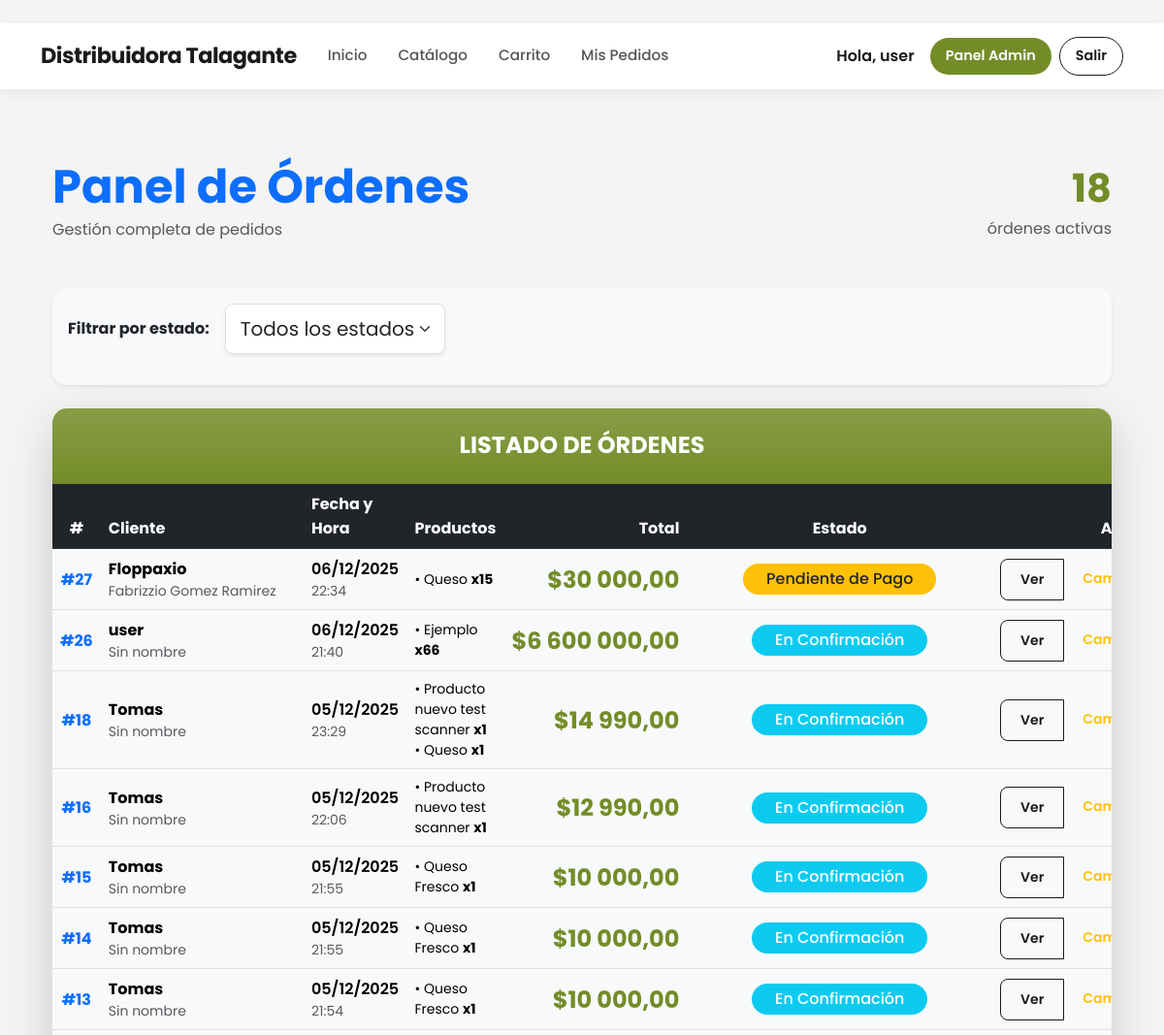
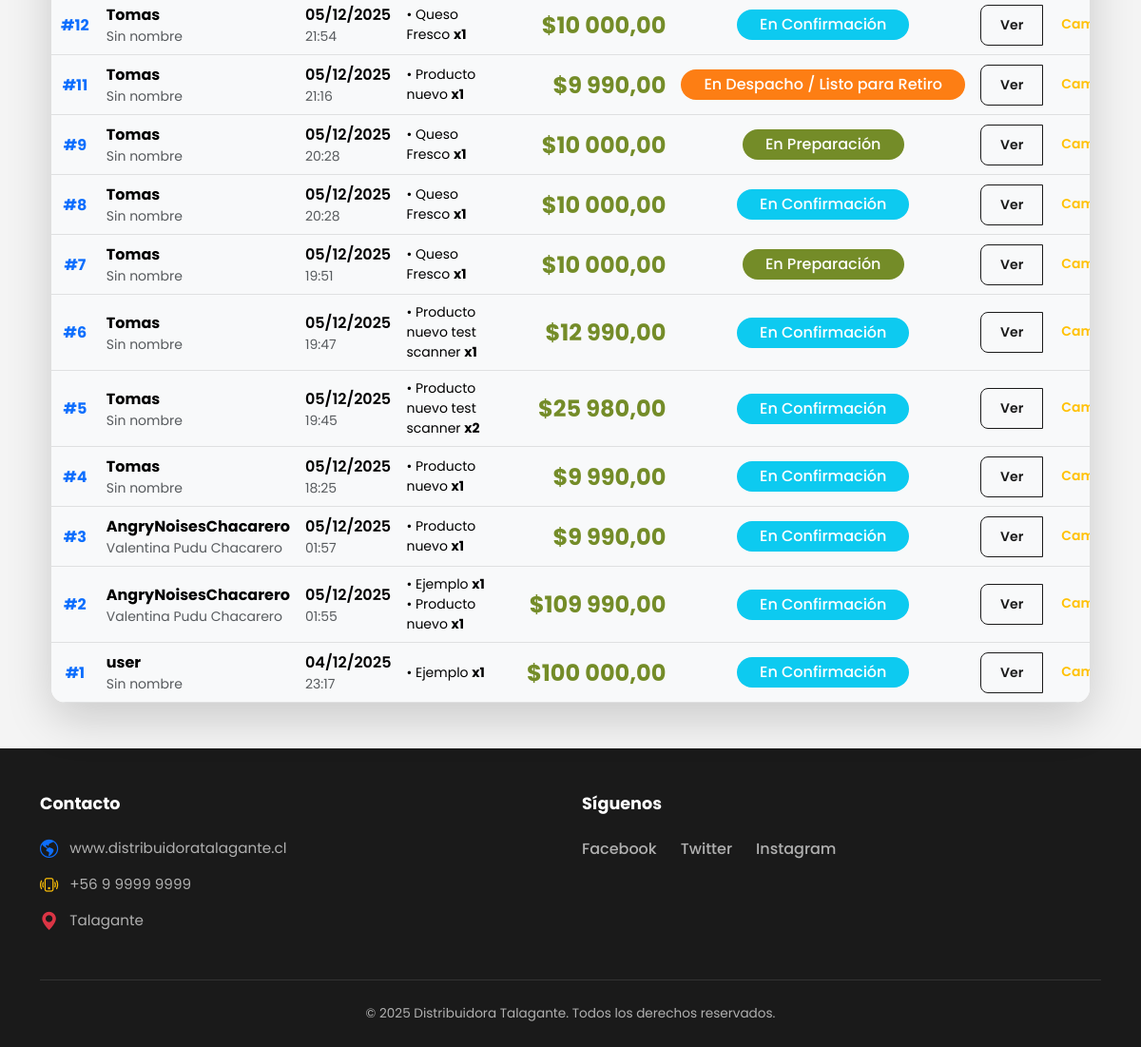
The page /panel/ (signed in) on the database its author committed (2 pictures, top to bottom).
### core/models.py (models this page shows, shortened)
class Orden(models.Model):
    ESTADOS = [
        ('pendiente', 'Pendiente de Pago'),
        ('confirmacion', 'En Confirmación'),
        ('preparacion', 'En Preparación'),
        ('despacho', 'En Despacho / Listo para Retiro'),
        ('cancelado', 'Cancelado'),
        ('completado', 'Completado'),
    ]
    METODOS_PAGO = [
        ('transferencia', 'Transferencia Bancaria'),
        ('efectivo', 'Pago en Efectivo (Retiro)'),
    ]
    usuario = models.ForeignKey(User, on_delete=models.CASCADE)
    fecha = models.DateTimeField(auto_now_add=True)
    estado = models.CharField(max_length=20, choices=ESTADOS, default='pendiente')
    total = models.DecimalField(max_digits=12, decimal_places=2)
    metodo_pago = models.CharField(max_length=20, choices=METODOS_PAGO, default='transferencia')
    instrucciones_transferencia = models.TextField(default="Realice transferencia a Cuenta Corriente XXXX-XXXX y envíe comprobante por WhatsApp.")
    comprobante = models.ImageField(upload_to='comprobantes/', blank=True, null=True, help_text="Foto del comprobante de pago")
    nota_comprobante = models.TextField(blank=True, null=True, help_text="Link o nota del comprobante (opcional)")
    mensaje_cliente = models.TextField(blank=True, help_text="Mensaje opcional del cliente")
    def get_whatsapp_link(self):
        if hasattr(self.usuario, 'perfil') and self.usuario.perfil.telefono:
            telefono = re.sub(r'[^\d]', '', self.usuario.perfil.telefono)
            if telefono.startswith('56') and len(telefono) == 11:
                telefono = telefono[2:]
            elif len(telefono) == 9:
                telefono = '56' + telefono
            else:
                telefono = telefono.lstrip('0')
            return f"https://wa.me/{telefono}"
        return "https://wa.me/56949071013"

class Perfil(models.Model):
    usuario = models.OneToOneField(User, on_delete=models.CASCADE, related_name='perfil')
    nombre = models.CharField("Nombre(s)", max_length=70)
    apellido_paterno = models.CharField("Apellido Paterno", max_length=50)
    apellido_materno = models.CharField("Apellido Materno", max_length=50, blank=True, null=True)
    rut = models.CharField(
        max_length=12,
        unique=True,
        validators=[RegexValidator(regex=r'^\d{7,8}-[\dKk]$', message='Formato RUT inválido')],
        help_text="Ejemplo: 11527103-2"
    )
    telefono = models.CharField(max_length=15, blank=True, null=True)
    es_admin = models.BooleanField(default=False)
    temp_token = models.CharField(max_length=100, blank=True, null=True)
    token_expira = models.DateTimeField(blank=True, null=True)
    def nombre_completo(self):
        if self.apellido_materno:
            return f"{self.nombre} {self.apellido_paterno} {self.apellido_materno}"
        return f"{self.nombre} {self.apellido_paterno}"
    nombre_completo.short_description = "Nombre Completo"
    class Meta:
        verbose_name_plural = "Perfiles"

class ItemOrden(models.Model):
    orden = models.ForeignKey(Orden, on_delete=models.CASCADE)
    producto = models.ForeignKey(Producto, on_delete=models.CASCADE)
    cantidad = models.PositiveIntegerField()
    precio = models.DecimalField(max_digits=10, decimal_places=2)

class Producto(models.Model):
    codigo_barras = models.CharField(max_length=50, unique=True, blank=True, null=True,help_text="Se genera automáticamente si lo dejas vacío")
    nombre = models.CharField(max_length=200)
    categoria = models.CharField(max_length=50, blank=True)
    descripcion = models.TextField(blank=True)
    unidad_medida = models.CharField(max_length=2, choices=UnidadMedida.choices, default=UnidadMedida.UN)
    stock = models.DecimalField(max_digits=12, decimal_places=3, default=Decimal('0.000'))
    precio = models.DecimalField(
        max_digits=10,
        decimal_places=0,
        default=0,
        verbose_name="Precio"
    )
    tamano_paquete = models.DecimalField(max_digits=10, decimal_places=3, default=Decimal('1.000'), help_text="Ej: 10 para caja de 10 unidades")
    producto_hijo = models.ForeignKey('self', on_delete=models.SET_NULL, null=True, blank=True, related_name='productos_padre')
    fecha_vencimiento = models.DateField(null=True, blank=True)
    imagen = models.ImageField(upload_to='productos/', blank=True, null=True)
    activo = models.BooleanField(default=True)
    creado_en = models.DateTimeField(auto_now_add=True)
    actualizado_en = models.DateTimeField(auto_now=True)

### core/views.py (the view)
# urls.py: path('panel/', views.admin_panel, name='admin_panel'),
@login_required
@user_passes_test(is_superuser)
def admin_panel(request):
    estado_filtro = request.GET.get('estado', '')
    ordenes = Orden.objects.all().select_related('usuario__perfil').prefetch_related('itemorden_set__producto').order_by('-fecha')
    if estado_filtro:
        ordenes = ordenes.filter(estado=estado_filtro)
    else:
        ordenes = ordenes.exclude(estado__in=['cancelado', 'completado'])
    from django.core.paginator import Paginator
    paginator = Paginator(ordenes, 25)
    page = request.GET.get('page')
    ordenes = paginator.get_page(page)
    context = {
        'ordenes': ordenes,
        'estado_filtro': estado_filtro,
    }
    return render(request, 'core/admin_panel.html', context)

### core/views.py (called while the page is built)
def is_superuser(user):
    return user.is_superuser

### core/templates/core/admin_panel.html (shortened to what this page needs)
{% extends "core/base.html" %}
{% load humanize %}
{% block content %}
<div class="container-fluid py-5">
    <div class="d-flex justify-content-between align-items-center mb-5">
        <div>
            <h1 class="display-5 fw-bold text-primary mb-1">
                Panel de Órdenes
            </h1>
            <p class="text-muted mb-0">Gestión completa de pedidos</p>
        </div>
        <div class="text-end">
            <div class="fs-1 fw-bold text-success">{{ ordenes|length }}</div>
            <div class="text-muted">órdenes activas</div>
        </div>
    </div>
    <div class="card border-0 shadow-sm mb-4">
        <div class="card-body bg-light">
            <form method="get" class="row g-3 align-items-center">
                <div class="col-auto">
                    <label class="form-label fw-bold text-dark mb-0">Filtrar por estado:</label>
                </div>
                <div class="col-auto">
                    <select name="estado" class="form-select form-select-lg shadow-sm" onchange="this.form.submit()">
                        <option value="">Todos los estados</option>
                    </select>
                </div>
            </form>
        </div>
    </div>
    <div class="card border-0 shadow-lg">
        <div class="card-header bg-gradient bg-primary text-white py-4">
            <h4 class="mb-0 text-center text-uppercase fw-bold">
                Listado de Órdenes
            </h4>
        </div>
        <div class="table-responsive">
            <table class="table table-hover mb-0 align-middle">
                <thead class="table-dark">
                    <tr>
                        <th class="text-center">#</th>
                        <th>Cliente</th>
                        <th>Fecha y Hora</th>
                        <th>Productos</th>
                        <th class="text-end">Total</th>
                        <th class="text-center">Estado</th>
                        <th class="text-center">Acciones</th>
                    </tr>
                </thead>
                <tbody>
                    {% for orden in ordenes %}
                    <tr class="table-light">
                        <td class="text-center fw-bold text-primary">#{{ orden.id }}</td>
                        <td>
                            <div class="fw-bold">{{ orden.usuario.username }}</div>
                            <small class="text-muted">
                                {{ orden.usuario.perfil.nombre_completo|default:"Sin nombre" }}
                            </small>
                        </td>
                        <td>
                            <div class="fw-semibold">{{ orden.fecha|date:"d/m/Y" }}</div>
                            <small class="text-muted">{{ orden.fecha|time:"H:i" }}</small>
                        </td>
                        <td class="small">
                            {% for item in orden.itemorden_set.all|slice:":4" %}
                                • {{ item.producto.nombre }} <strong>x{{ item.cantidad }}</strong><br>
                            {% endfor %}
                        </td>
                        <td class="text-end">
                            <span class="fs-4 fw-bold text-success">
                                ${{ orden.total|intcomma }}
                            </span>
                        </td>
                        <td class="text-center">
                            <span class="badge rounded-pill px-4 py-2 fs-6
                                {% if orden.estado == 'pendiente' %} bg-warning text-dark
                                {% elif orden.estado == 'confirmacion' %} bg-info text-white
                                {% elif orden.estado == 'preparacion' %} bg-primary text-white
                                {% elif orden.estado == 'despacho' %} bg-orange text-white
                                {% elif orden.estado == 'completado' %} bg-success text-white
                                {% elif orden.estado == 'cancelado' %} bg-danger text-white
                                {% else %} bg-secondary text-white
                                {% endif %}">
                                {{ orden.get_estado_display }}
                            </span>
                        </td>
                        <td class="text-center">
                            <div class="btn-group" role="group">
                                <a href="{% url 'orden_detail' orden.id %}"
                                   class="btn btn-outline-primary btn-sm" title="Ver detalle">
                                    Ver
                                </a>
                                <a href="{% url 'update_orden_status' orden.id %}"
                                   class="btn btn-outline-warning btn-sm" title="Cambiar estado">
                                    Cambiar
                                </a>
                            </div>
                        </td>
                    </tr>
                    {% endfor %}
                </tbody>
            </table>
        </div>
    </div>
</div>
{% endblock %}

### core/templates/core/base.html (shortened to what this page needs)
﻿{% load static %}
<!DOCTYPE html>
<html lang="es">
<head>
  <link rel="stylesheet" href="https://cdn.jsdelivr.net/npm/bootstrap@5.3.0/dist/css/bootstrap.min.css">
  <link rel="stylesheet" href="https://cdn.jsdelivr.net/npm/bootstrap-icons@1.10.0/font/bootstrap-icons.css">
  <link rel="stylesheet" href="{% static 'core/css/style.css' %}?v=21">
</head>
<body class="site">
  {% with current=request.resolver_match.url_name %}
  <nav class="navbar navbar-expand-lg sticky-top">
    <div class="container">
      <a class="navbar-brand" href="{% url 'home' %}">Distribuidora Talagante</a>
      <div class="collapse navbar-collapse" id="navbarNav">
        <ul class="navbar-nav me-auto mb-2 mb-lg-0">
          <li class="nav-item"><a class="nav-link {% if current == 'home' %}active{% endif %}" href="{% url 'home' %}">Inicio</a></li>
          <li class="nav-item"><a class="nav-link {% if current == 'catalogo' %}active{% endif %}" href="{% url 'catalogo' %}">Catálogo</a></li>
          <li class="nav-item"><a class="nav-link {% if current == 'carrito' %}active{% endif %}" href="{% url 'carrito' %}">Carrito</a></li>
          <li class="nav-item"><a class="nav-link {% if current == 'mis_compras' %}active{% endif %}" href="{% url 'mis_compras' %}">Mis Pedidos</a></li>
        </ul>
        <div class="d-flex gap-2 align-items-center">
          {% if user.is_authenticated %}
            <span class="me-2 fw-semibold d-none d-lg-block">Hola, {{ user.username }}</span>
            {% if user.is_staff or user.is_superuser %}
              <a href="{% url 'admin_home' %}" class="btn btn-primary btn-sm px-3">Panel Admin</a>
            {% endif %}
            <a href="{% url 'logout' %}" class="btn btn-outline-dark btn-sm px-3">Salir</a>
          {% else %}
            <a href="{% url 'login' %}" class="btn btn-primary btn-sm px-4">Iniciar Sesión</a>
            <a href="{% url 'login' %}?tab=register" class="btn btn-light btn-sm px-4 border">Registrarse</a>
          {% endif %}
        </div>
      </div>
    </div>
  </nav>
  {% endwith %}
  <main class="site-main">
    <div class="container mt-4">
      {% block content %}{% endblock %}
    </div>
  </main>
  <footer class="global-footer">
    <div class="container">
      <div class="row pt-5 pb-4">
        <div class="col-md-6 mb-4 mb-md-0">
          <h5 class="footer-title">Contacto</h5>
          <ul class="list-unstyled footer-list">
            <li>
              <i class="bi bi-globe-americas text-primary"></i>
              <a href="#">www.distribuidoratalagante.cl</a>
            </li>
            <li>
              <i class="bi bi-phone-vibrate text-warning"></i>
              <span>+56 9 9999 9999</span>
            </li>
            <li>
              <i class="bi bi-geo-alt-fill text-danger"></i>
              <span>Talagante</span>
            </li>
          </ul>
        </div>
        <div class="col-md-6">
          <h5 class="footer-title">Síguenos</h5>
          <div class="social-links">
            <a href="#">Facebook</a>
            <a href="#">Twitter</a>
            <a href="#">Instagram</a>
          </div>
        </div>
      </div>
      <div class="footer-bottom">
        <p class="mb-0">&copy; 2025 Distribuidora Talagante. Todos los derechos reservados.</p>
      </div>
    </div>
  </footer>
</body>
</html>

### static/core/css/style.css (style rules this page uses)
body { font-family: var(--font-main); color: var(--color-dark); background-color: var(--color-gray-bg); }
a { text-decoration: none; color: inherit; }
.navbar { background-color: var(--color-white) !important; box-shadow: 0 4px 12px rgba(0,0,0,0.05); padding: 12px 0; }
.navbar-brand { font-family: var(--font-main); font-weight: 700; font-size: 1.4rem; color: var(--color-dark) !important; letter-spacing: -0.5px; }
.navbar-nav .nav-link { font-weight: 500; color: #555 !important; font-size: 0.95rem; margin: 0 8px; position: relative; transition: color 0.3s; }
.navbar .btn { border-radius: var(--radius-btn); font-weight: 600; padding: 8px 24px; font-size: 0.9rem; }
.btn { border-radius: var(--radius-card); font-weight: 600; padding: 10px 20px; transition: all 0.3s ease; border: none; }
.btn-primary { background-color: var(--color-primary) !important; border-color: var(--color-primary) !important; color: white !important; }
.btn-outline, .btn-outline-dark, .btn-outline-primary { background-color: transparent !important; border: 1px solid var(--color-dark) !important; color: var(--color-dark) !important; }
.global-footer { background-color: var(--color-dark); color: #b0b0b0; margin-top: auto; font-size: 0.95rem; }
.footer-title { color: #ffffff; font-weight: 700; margin-bottom: 25px; font-size: 1.1rem; }
.footer-list li { margin-bottom: 15px; display: flex; align-items: center; gap: 12px; }
.footer-list a { color: #b0b0b0; text-decoration: none; transition: color 0.3s ease; }
.footer-list i { font-size: 1.2rem; }
.social-links { display: flex; gap: 25px; }
.social-links a { color: #b0b0b0; font-weight: 500; font-size: 1rem; transition: color 0.3s; }
.footer-bottom { border-top: 1px solid #333; padding: 25px 0; text-align: center; margin-top: 10px; font-size: 0.85rem; }
.badge { padding: 8px 12px; border-radius: 30px; font-weight: 500; }
.bg-warning { background-color: #ffc107 !important; color: #000; }
.bg-primary { background-color: var(--color-primary) !important; }
.text-success { color: var(--color-primary) !important; }
html { height: 100%; }
body { min-height: 100vh; display: flex; flex-direction: column; margin: 0; }
.site-main { flex: 1; }
.global-footer { margin-top: auto; width: 100%; }
.bg-orange { background-color: #fd7e14 !important; }
.form-control, .form-select, .card-body input[type="text"], .card-body input[type="number"], .card-body select { border-radius: 8px; padding: 10px 15px; border: 1px solid #dee2e6; background-color: #fff; width: 100%; box-sizing: border-box; }

### core/templates/core/admin_panel.html (style rules this page uses)
.bg-orange { background-color: #fd7e14 !important; }
.card { border-radius: 15px; overflow: hidden; }
.btn-group .btn { border-radius: 8px; }

### rows shown on the page
Orden: id "27", usuario.username "Floppaxio", usuario.perfil.nombre_completo "Fabrizzio Gomez Ramirez", fecha "06/12/2025", fecha "22:34", total "30 000,00", estado "Pendiente de Pago"
ItemOrden: producto.nombre "Queso", cantidad "15"
Orden: id "26", usuario.username "user", usuario.perfil.nombre_completo "Sin nombre", fecha "06/12/2025", fecha "21:40", total "6 600 000,00", estado "En Confirmación"
ItemOrden: producto.nombre "Ejemplo", cantidad "66"
Orden: id "18", usuario.username "Tomas", usuario.perfil.nombre_completo "Sin nombre", fecha "05/12/2025", fecha "23:29", total "14 990,00", estado "En Confirmación"
ItemOrden: producto.nombre "Producto nuevo test scanner", cantidad "1"
ItemOrden: producto.nombre "Queso", cantidad "1"
Orden: id "16", usuario.username "Tomas", usuario.perfil.nombre_completo "Sin nombre", fecha "05/12/2025", fecha "22:06", total "12 990,00", estado "En Confirmación"
ItemOrden: producto.nombre "Producto nuevo test scanner", cantidad "1"
Orden: id "15", usuario.username "Tomas", usuario.perfil.nombre_completo "Sin nombre", fecha "05/12/2025", fecha "21:55", total "10 000,00", estado "En Confirmación"
ItemOrden: producto.nombre "Queso Fresco", cantidad "1"
Orden: id "14", usuario.username "Tomas", usuario.perfil.nombre_completo "Sin nombre", fecha "05/12/2025", fecha "21:55", total "10 000,00", estado "En Confirmación"
ItemOrden: producto.nombre "Queso Fresco", cantidad "1"
Orden: id "13", usuario.username "Tomas", usuario.perfil.nombre_completo "Sin nombre", fecha "05/12/2025", fecha "21:54", total "10 000,00", estado "En Confirmación"
ItemOrden: producto.nombre "Queso Fresco", cantidad "1"
Orden: id "12", usuario.username "Tomas", usuario.perfil.nombre_completo "Sin nombre", fecha "05/12/2025", fecha "21:54", total "10 000,00", estado "En Confirmación"
ItemOrden: producto.nombre "Queso Fresco", cantidad "1"
Orden: id "11", usuario.username "Tomas", usuario.perfil.nombre_completo "Sin nombre", fecha "05/12/2025", fecha "21:16", total "9 990,00", estado "En Despacho / Listo para Retiro"
ItemOrden: producto.nombre "Producto nuevo", cantidad "1"
Orden: id "9", usuario.username "Tomas", usuario.perfil.nombre_completo "Sin nombre", fecha "05/12/2025", fecha "20:28", total "10 000,00", estado "En Preparación"
ItemOrden: producto.nombre "Queso Fresco", cantidad "1"
Orden: id "8", usuario.username "Tomas", usuario.perfil.nombre_completo "Sin nombre", fecha "05/12/2025", fecha "20:28", total "10 000,00", estado "En Confirmación"
ItemOrden: producto.nombre "Queso Fresco", cantidad "1"
Orden: id "7", usuario.username "Tomas", usuario.perfil.nombre_completo "Sin nombre", fecha "05/12/2025", fecha "19:51", total "10 000,00", estado "En Preparación"
ItemOrden: producto.nombre "Queso Fresco", cantidad "1"
Orden: id "6", usuario.username "Tomas", usuario.perfil.nombre_completo "Sin nombre", fecha "05/12/2025", fecha "19:47", total "12 990,00", estado "En Confirmación"
ItemOrden: producto.nombre "Producto nuevo test scanner", cantidad "1"
Orden: id "5", usuario.username "Tomas", usuario.perfil.nombre_completo "Sin nombre", fecha "05/12/2025", fecha "19:45", total "25 980,00", estado "En Confirmación"
ItemOrden: producto.nombre "Producto nuevo test scanner", cantidad "2"
Orden: id "4", usuario.username "Tomas", usuario.perfil.nombre_completo "Sin nombre", fecha "05/12/2025", fecha "18:25", total "9 990,00", estado "En Confirmación"
ItemOrden: producto.nombre "Producto nuevo", cantidad "1"
Orden: id "3", usuario.username "AngryNoisesChacarero", usuario.perfil.nombre_completo "Valentina Pudu Chacarero", fecha "05/12/2025", fecha "01:57", total "9 990,00", estado "En Confirmación"
ItemOrden: producto.nombre "Producto nuevo", cantidad "1"
Orden: id "2", usuario.username "AngryNoisesChacarero", usuario.perfil.nombre_completo "Valentina Pudu Chacarero", fecha "05/12/2025", fecha "01:55", total "109 990,00", estado "En Confirmación"
ItemOrden: producto.nombre "Ejemplo", cantidad "1"
ItemOrden: producto.nombre "Producto nuevo", cantidad "1"
Orden: id "1", usuario.username "user", usuario.perfil.nombre_completo "Sin nombre", fecha "04/12/2025", fecha "23:17", total "100 000,00", estado "En Confirmación"
ItemOrden: producto.nombre "Ejemplo", cantidad "1"

### other values the page prints
{{ user.username }} "user"
{{ ordenes|length }} "18"
